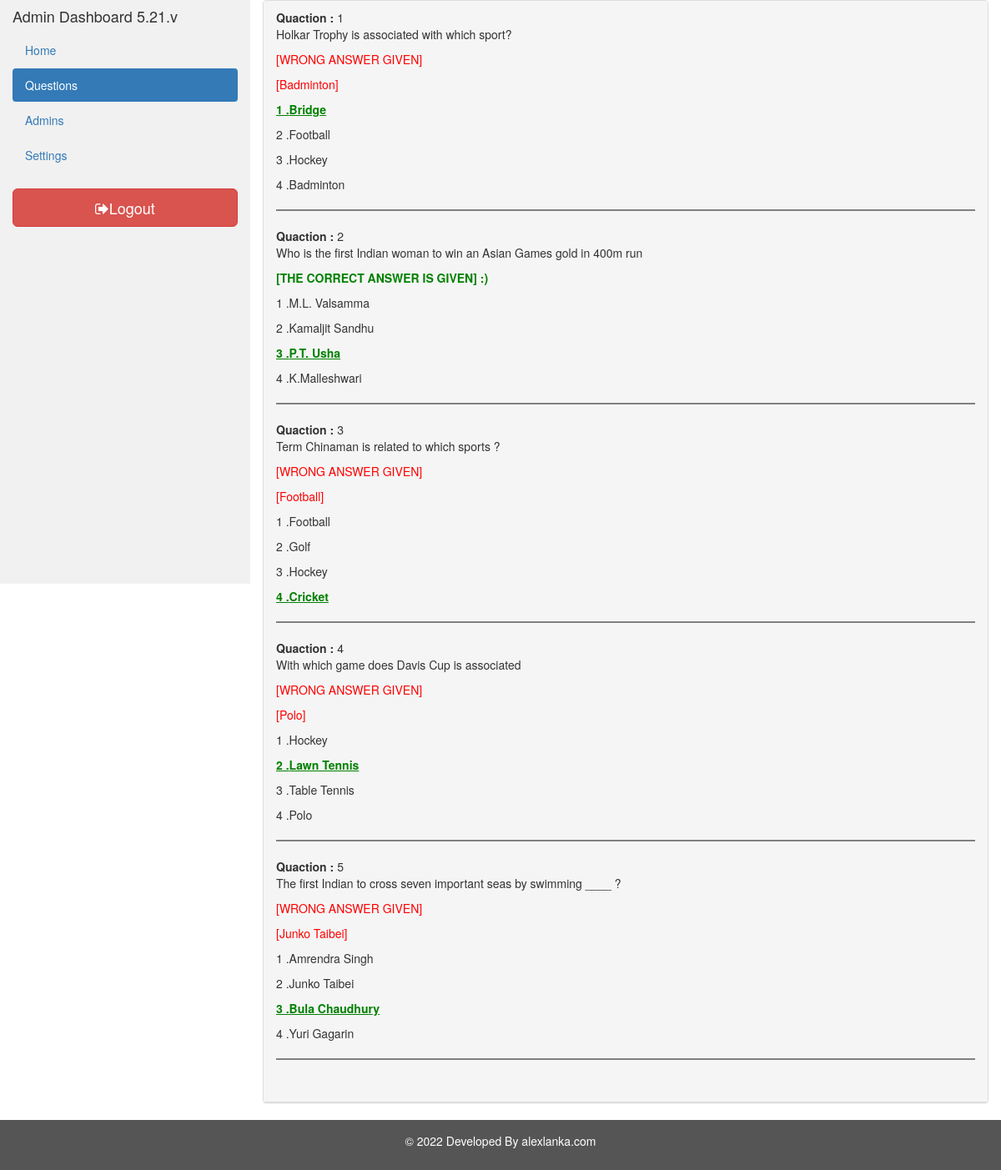
/admin/result_view.php?id=80 (signed in), run on the app's committed database.
### tables this page shows
CREATE TABLE `a_table` (
  `id` int(11) NOT NULL,
  `u_id` int(11) NOT NULL,
  `q_id` int(11) NOT NULL,
  `q_answer` int(11) NOT NULL,
  `time` timestamp NOT NULL DEFAULT current_timestamp()
);

CREATE TABLE `q_table` (
  `id` int(11) NOT NULL,
  `quaction` longtext NOT NULL,
  `a1` mediumtext NOT NULL,
  `a2` mediumtext NOT NULL,
  `a3` mediumtext NOT NULL,
  `a4` mediumtext NOT NULL,
  `r_answer` int(11) NOT NULL,
  `time` timestamp NOT NULL DEFAULT current_timestamp()
);

### admin/result_view.php (the view, shortened to what this page needs)
<?php
include('includes/config.php');
if(strlen($_SESSION['alogin'])==0)
	{
header('location:index.php');
}
else{
$page_num = '2';
if(isset($_GET['id']))
{
$id=$_GET['id'];
}
?>
<!DOCTYPE html>
<html lang="en">
<head>
  <link rel="stylesheet" href="https://maxcdn.bootstrapcdn.com/bootstrap/3.4.1/css/bootstrap.min.css">
  <link rel="stylesheet" href="https://cdnjs.cloudflare.com/ajax/libs/font-awesome/4.7.0/css/font-awesome.min.css">
</head>
<body>
<div class="container-fluid">
  <div class="row content">
  <?php include('includes/left-bar.php');?>
  <div class="col-sm-9">
	<div class="panel panel-default">
	  <div class="panel-heading">
        <?php $sql = "SELECT * from a_table WHERE u_id = '{$id}' ";
        $query = $dbh -> prepare($sql);
        $query->execute();
        $results_answer=$query->fetchAll(PDO::FETCH_OBJ);
        $cnt=1;
        if($query->rowCount() > 0)
        {
        foreach($results_answer as $answer)
        {   ?>
          <?php
            $sql = "SELECT * from q_table where id = '{$answer->q_id}'";
            $query = $dbh -> prepare($sql);
            $query->execute();
            $result=$query->fetch(PDO::FETCH_OBJ);
          ?>
<?php if (!$query->rowCount() == 0) { ?>
<?php echo "<b>Quaction : </b>" . $cnt; ?>
<?php echo ($result->quaction); ?>
<?php if ($answer->q_answer == $result->r_answer) { ?>
<p style="color: green;"><b>[THE CORRECT ANSWER IS GIVEN] :)</b></p>
<?php } else { ?>
<?php if ($answer->q_answer == 0) { ?>
<p style="color: red;">[SKIPED]</p>
<?php } else { ?>
<p style="color: red;">[WRONG ANSWER GIVEN]</p>
<p style="color: red;">[<?php if ($answer->q_answer==1) {
  echo ($result->a1);
}
 if ($answer->q_answer==2) {
  echo ($result->a2);
}
 if ($answer->q_answer==4) {
  echo ($result->a4);
} ?>]
</p>
<?php } ?>
<?php } ?>
<?php if($result->r_answer == 1) { ?>
  <p style="color: green;"><b><u>1 .<?php echo ($result->a1); ?></u></b></p>
<?php } else { ?>
  <p>1 .<?php echo ($result->a1); ?></p>
<?php } ?>
<?php if($result->r_answer == 2) { ?>
  <p style="color: green;"><b><u>2 .<?php echo ($result->a2); ?></u></b></p>
<?php } else { ?>
  <p>2 .<?php echo ($result->a2); ?></p>
<?php } ?>
<?php if($result->r_answer == 3) { ?>
  <p style="color: green;"><b><u>3 .<?php echo ($result->a3); ?></u></b></p>
<?php } else { ?>
  <p>3 .<?php echo ($result->a3); ?></p>
<?php } ?>
<?php if($result->r_answer == 4) { ?>
  <p style="color: green;"><b><u>4 .<?php echo ($result->a4); ?></u></b></p>
<?php } else { ?>
  <p>4 .<?php echo ($result->a4); ?></p>
<?php } ?>
          <hr style="height:2px;border-width:0;color:gray;background-color:gray">
 <?php } else { echo "<p><center>USER ACTIVITY HAS BEEN DELETED</center></p>"; } ?>
        <?php $cnt=$cnt+1; }} else {echo "<p><center>session time out</center></p>";}?>
      <br>
      </div>
	 	</div>
  </div>
</div>
</div>
<footer class="container-fluid">
  <p>&copy; <?php echo date("Y"); ?> Developed By <a style="color: #FFFFFF;" href="https://alexlanka.com/" target="_blank">alexlanka.com</a></p>
</footer>
</body>
</html>
<?php } ?>

### admin/includes/left-bar.php
<div class="col-sm-3 sidenav">
  <h4>Admin Dashboard 5.21.v</h4>
  <ul class="nav nav-pills nav-stacked">
    <li class="<?php if ($page_num == 1) { echo "active"; } ?>"><a href="dashboard.php">Home</a></li>
    <li class="<?php if ($page_num == 2) { echo "active"; } ?>"><a href="question.php">Questions</a></li>
    <li class="<?php if ($page_num == 3) { echo "active"; } ?>"><a href="admins.php">Admins</a></li>
    <li class="<?php if ($page_num == 4) { echo "active"; } ?>"><a href="settings.php">Settings</a></li>
  </ul><br>
  <a href="logout.php"><button type="button" class="btn btn-danger btn-lg btn-block"><i class="fa fa-sign-out"></i>Logout</button></a>
</div>

### admin/result_view.php (style rules this page uses)
.row.content { height: 700px; }
.sidenav { background-color: #f1f1f1; height: 100%; }
footer { background-color: #555; color: white; padding: 15px; text-align: center; }

### data on the page
a_table: q_table.quaction "Holkar Trophy is associated with which sport?", q_table.a4 "Badminton", q_table.a1 "Bridge", q_table.a2 "Football", q_table.a3 "Hockey"
a_table: q_table.quaction "Who is the first Indian woman to win an Asian Games gold in 400m run", q_answer "[THE CORRECT ANSWER IS GIVEN] :)", q_table.a1 "M.L. Valsamma", q_table.a2 "Kamaljit Sandhu", q_table.a3 "P.T. Usha", q_table.a4 "K.Malleshwari"
a_table: q_table.quaction "Term Chinaman is related to which sports ?", q_table.a1 "Football", q_table.a2 "Golf", q_table.a3 "Hockey", q_table.a4 "Cricket"
a_table: q_table.quaction "With which game does Davis Cup is associated", q_table.a4 "Polo", q_table.a1 "Hockey", q_table.a2 "Lawn Tennis", q_table.a3 "Table Tennis"
a_table: q_table.quaction "The first Indian to cross seven important seas by swimming ____ ?", q_table.a2 "Junko Taibei", q_table.a1 "Amrendra Singh", q_table.a3 "Bula Chaudhury", q_table.a4 "Yuri Gagarin"
